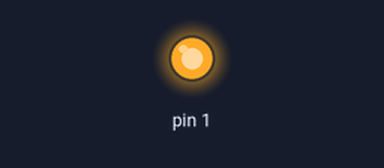
A sketch run on a simulated Arduino Uno, built with avr-gcc and run on an emulated ATmega328P. Parts: output pins drawn as LEDs (lit = HIGH).

Above: at 0.7 s.
At 5.2 s:
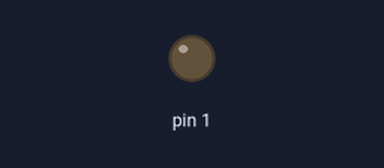
Timing chart, 0 to 6.9 s (numbered marks = the images above):
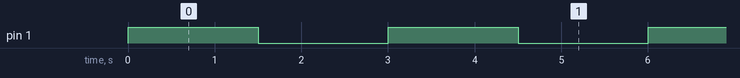

Measured:
- by itself, pin 1: alternates HIGH for 1.5 s and LOW for 1.5 s

The sketch:

blink.ino
```cpp
 void setup() {
  pinMode(1, OUTPUT);
}

void loop() {
  digitalWrite(1, HIGH);
  delay(1500);
  digitalWrite(1, LOW);
  delay(1500);
}
```
